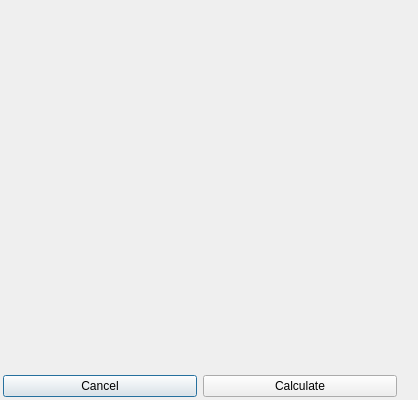
<?xml version="1.0" encoding="UTF-8"?>
<ui version="4.0">
 <class>Dialog</class>
 <widget class="QDialog" name="dialog">
  <property name="geometry">
   <rect>
    <x>0</x>
    <y>0</y>
    <width>418</width>
    <height>400</height>
   </rect>
  </property>
  <property name="minimumSize">
   <size>
    <width>400</width>
    <height>400</height>
   </size>
  </property>
  <property name="maximumSize">
   <size>
    <width>418</width>
    <height>418</height>
   </size>
  </property>
  <property name="windowTitle">
   <string>Calculate statistics</string>
  </property>
  <layout class="QVBoxLayout" name="vertical_layout_3">
   <property name="leftMargin">
    <number>0</number>
   </property>
   <property name="topMargin">
    <number>0</number>
   </property>
   <property name="rightMargin">
    <number>0</number>
   </property>
   <property name="bottomMargin">
    <number>0</number>
   </property>
   <item>
    <widget class="QWidget" name="widget" native="true">
     <property name="sizePolicy">
      <sizepolicy hsizetype="Expanding" vsizetype="Expanding">
       <horstretch>0</horstretch>
       <verstretch>0</verstretch>
      </sizepolicy>
     </property>
     <property name="minimumSize">
      <size>
       <width>400</width>
       <height>400</height>
      </size>
     </property>
     <property name="maximumSize">
      <size>
       <width>400</width>
       <height>400</height>
      </size>
     </property>
     <layout class="QGridLayout" name="grid_layout_3">
      <property name="leftMargin">
       <number>3</number>
      </property>
      <property name="topMargin">
       <number>3</number>
      </property>
      <property name="rightMargin">
       <number>3</number>
      </property>
      <property name="bottomMargin">
       <number>3</number>
      </property>
      <item row="0" column="0">
       <layout class="QGridLayout" name="grid_layout_2">
        <item row="0" column="0" colspan="2">
         <widget class="QWidget" name="grid_widget" native="true">
          <property name="sizePolicy">
           <sizepolicy hsizetype="Expanding" vsizetype="Expanding">
            <horstretch>0</horstretch>
            <verstretch>0</verstretch>
           </sizepolicy>
          </property>
          <property name="minimumSize">
           <size>
            <width>300</width>
            <height>300</height>
           </size>
          </property>
          <layout class="QGridLayout" name="grid_layout">
           <property name="leftMargin">
            <number>0</number>
           </property>
           <property name="topMargin">
            <number>0</number>
           </property>
           <property name="rightMargin">
            <number>0</number>
           </property>
           <property name="bottomMargin">
            <number>0</number>
           </property>
          </layout>
         </widget>
        </item>
        <item row="2" column="0">
         <widget class="QPushButton" name="push_button_cancel">
          <property name="sizePolicy">
           <sizepolicy hsizetype="Preferred" vsizetype="Preferred">
            <horstretch>0</horstretch>
            <verstretch>0</verstretch>
           </sizepolicy>
          </property>
          <property name="text">
           <string>Cancel</string>
          </property>
         </widget>
        </item>
        <item row="2" column="1">
         <widget class="QPushButton" name="push_button_ok">
          <property name="sizePolicy">
           <sizepolicy hsizetype="Preferred" vsizetype="Preferred">
            <horstretch>0</horstretch>
            <verstretch>0</verstretch>
           </sizepolicy>
          </property>
          <property name="text">
           <string>Calculate</string>
          </property>
         </widget>
        </item>
        <item row="1" column="0">
         <spacer name="verticalSpacer">
          <property name="orientation">
           <enum>Qt::Vertical</enum>
          </property>
          <property name="sizeHint" stdset="0">
           <size>
            <width>20</width>
            <height>40</height>
           </size>
          </property>
         </spacer>
        </item>
       </layout>
      </item>
     </layout>
    </widget>
   </item>
  </layout>
 </widget>
 <resources/>
 <connections/>
</ui>
